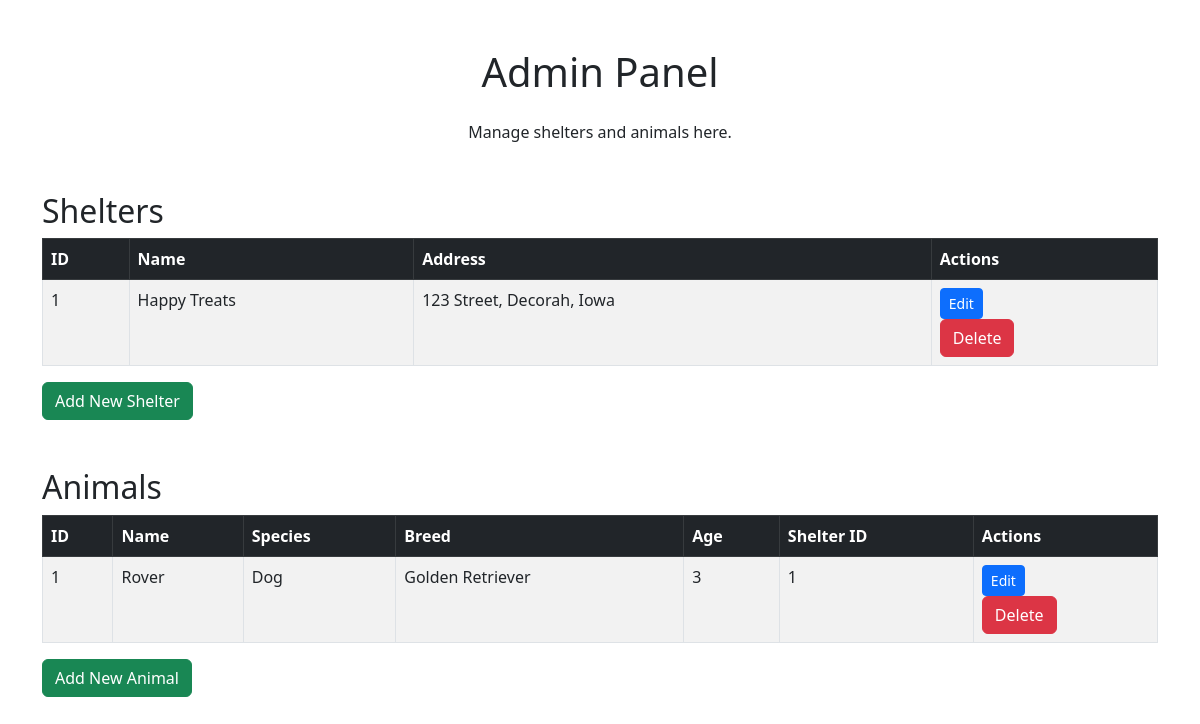
/admin, run on an earlier commit of the app's database.
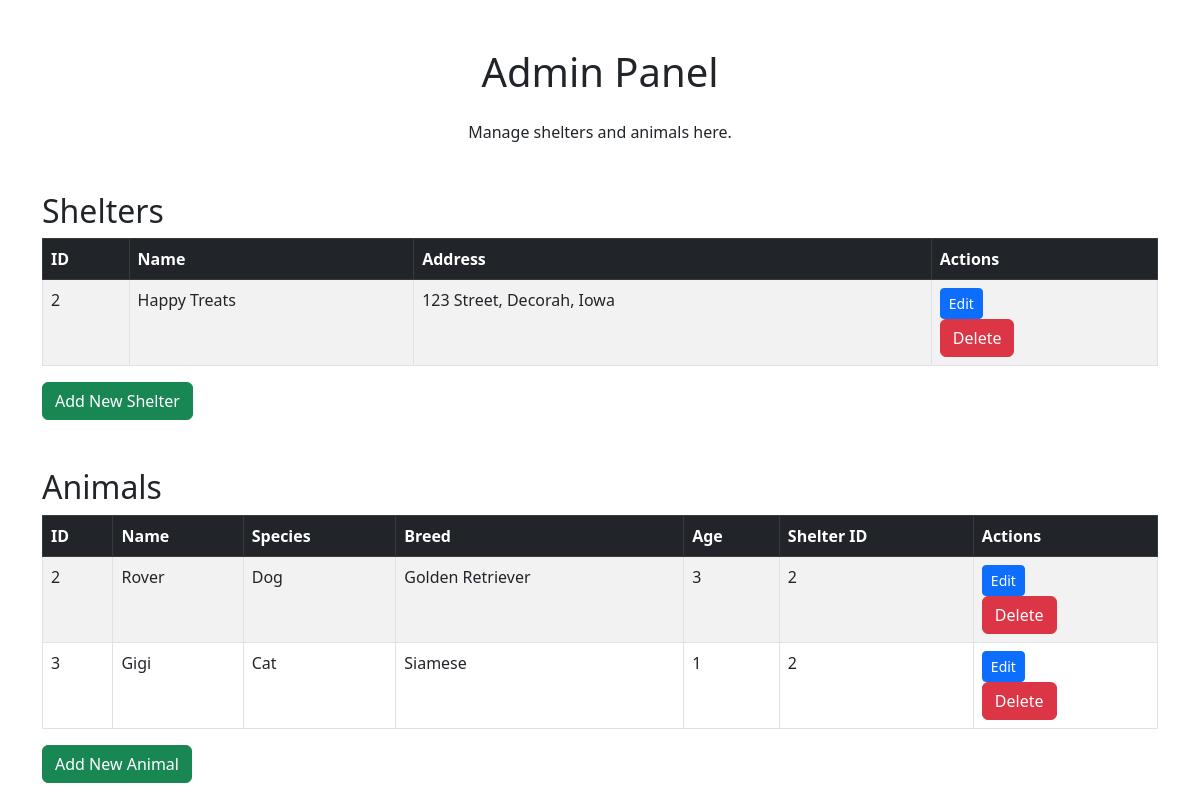
And on a later commit of the database.
### models.py (models this page shows)
class Shelter(db.Model):
    __tablename__ = 'Shelter'
    id = db.Column(db.Integer, primary_key=True)
    name = db.Column(db.String(100), nullable=False)
    address = db.Column(db.String(100), nullable=False)
    animals = db.relationship('Animal', back_populates='shelter')

class Animal(db.Model):
    __tablename__ = 'Animal'
    id = db.Column(db.Integer, primary_key=True)
    name = db.Column(db.String(100), nullable=False)
    species = db.Column(db.String(50), nullable=False)
    breed = db.Column(db.String(100))
    age = db.Column(db.Integer, nullable=False)
    description = db.Column(db.Text)
    image = db.Column(db.String(255), nullable=False)
    shelter_id = db.Column(db.Integer, db.ForeignKey('Shelter.id'), nullable=False)
    shelter = db.relationship('Shelter', back_populates='animals')

### app.py (the view)
@app.route("/admin")
def admin():
    shelters = Shelter.query.all()
    animals = Animal.query.all()
    return render_template("admin.html", shelters=shelters, animals=animals)

### templates/admin.html (shortened to what this page needs)
<!DOCTYPE html>
<html lang="en">
<head>
    <link rel="stylesheet" href="https://cdn.jsdelivr.net/npm/bootstrap@5.3.0/dist/css/bootstrap.min.css">
</head>
<body>
    <div class="container my-5">
        <h1 class="text-center mb-4">Admin Panel</h1>
        <p class="text-center">Manage shelters and animals here.</p>
        <div class="my-5">
            <h2>Shelters</h2>
            <table class="table table-bordered table-striped">
                <thead class="table-dark">
                    <tr>
                        <th>ID</th>
                        <th>Name</th>
                        <th>Address</th>
                        <th>Actions</th>
                    </tr>
                </thead>
                <tbody>
                    {% for shelter in shelters %}
                    <tr>
                        <td>{{ shelter.id }}</td>
                        <td>{{ shelter.name }}</td>
                        <td>{{ shelter.address }}</td>
                        <td>
                            <a href="/admin/edit-shelter/{{ shelter.id }}" class="btn btn-sm btn-primary">Edit</a>
                            <form action="{{ url_for('delete_shelter', id=shelter.id) }}" method="POST">
                                <button type="submit" class="btn btn-danger">Delete</button>
                            </form>
                        </td>
                    </tr>
                    {% endfor %}
                </tbody>
            </table>
            <a href="/admin/add-shelter" class="btn btn-success">Add New Shelter</a>
        </div>
        <div class="my-5">
            <h2>Animals</h2>
            <table class="table table-bordered table-striped">
                <thead class="table-dark">
                    <tr>
                        <th>ID</th>
                        <th>Name</th>
                        <th>Species</th>
                        <th>Breed</th>
                        <th>Age</th>
                        <th>Shelter ID</th>
                        <th>Actions</th>
                    </tr>
                </thead>
                <tbody>
                    {% for animal in animals %}
                    <tr>
                        <td>{{ animal.id }}</td>
                        <td>{{ animal.name }}</td>
                        <td>{{ animal.species }}</td>
                        <td>{{ animal.breed }}</td>
                        <td>{{ animal.age }}</td>
                        <td>{{ animal.shelter_id }}</td>
                        <td>
                            <a href="/admin/edit-animal/{{ animal.id }}" class="btn btn-sm btn-primary">Edit</a>
                            <form action="{{ url_for('delete_animal', id=animal.id) }}" method="POST">
                                <button type="submit" class="btn btn-danger">Delete</button>
                            </form>
                        </td>
                    </tr>
                    {% endfor %}
                </tbody>
            </table>
            <a href="/admin/add-animal" class="btn btn-success">Add New Animal</a>
        </div>
    </div>
</body>
</html>

What changed in the data, as far as the page shows it:
removed Shelter: id "1", name "Happy Treats", address "123 Street, Decorah, Iowa"
removed Animal: id "1", name "Rover", species "Dog", breed "Golden Retriever", age "3", shelter_id "1"
added Shelter: id "2", name "Happy Treats", address "123 Street, Decorah, Iowa"
added Animal: id "2", name "Rover", species "Dog", breed "Golden Retriever", age "3", shelter_id "2"
added Animal: id "3", name "Gigi", species "Cat", breed "Siamese", age "1", shelter_id "2"
